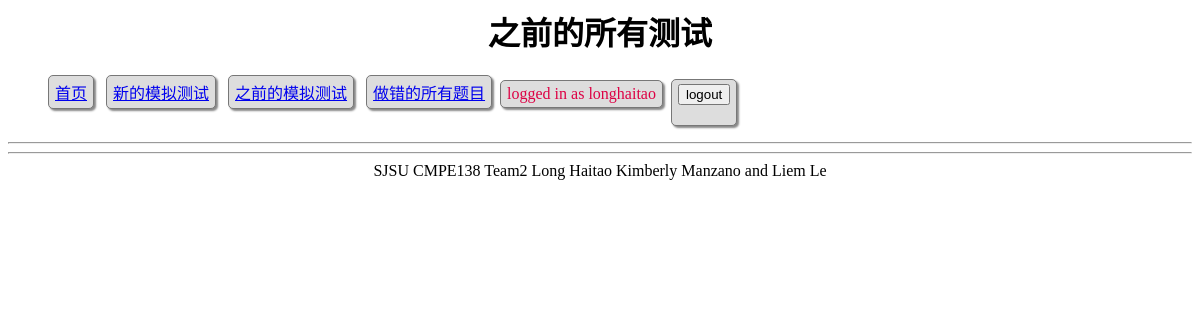
The app's page /user_view_all_tests.php (signed in), older data.
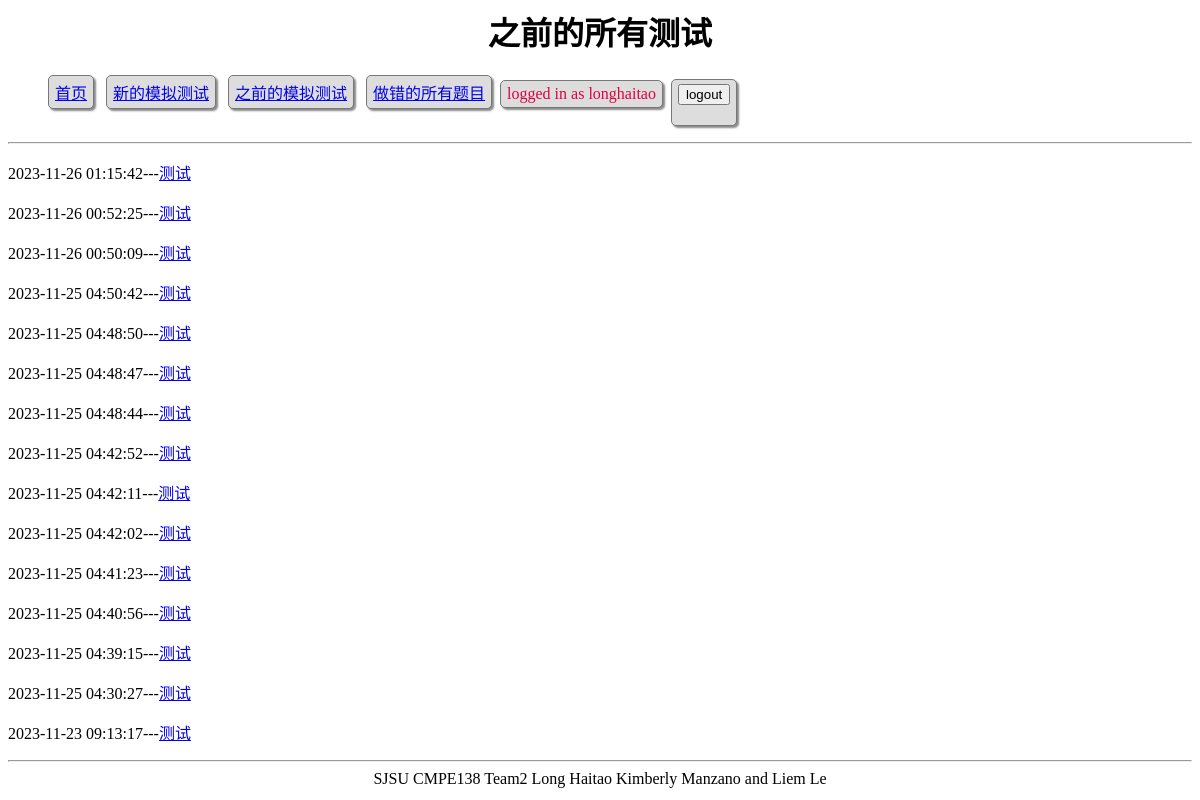
The same page, newer data.
### tables this page shows
CREATE TABLE `mock_tests` (
  `test_id` int(4) NOT NULL,
  `user_email` varchar(30) NOT NULL,
  `test_time` timestamp NOT NULL DEFAULT current_timestamp() ON UPDATE current_timestamp()
);

### include/config.php (called while the page is built, shortened)
<?php
include_once "Table.php";
include_once "Logger.php";
$host = "localhost";
$username = "root";
$password = "";
$database = "DMVhelper";
$OPTION_USER_VIEW_ALL_TESTS = 'order by test_time desc';
$log = new Logger('log/', LogLevel::INFO);
try {
    $pdo = new PDO("mysql:host={$host};dbname={$database};charset=utf8",
                   $username,
                   $password);
} catch (PDOException $e) {
    echo $e->getMessage();
    $log->error($e->getMessage());
}
$table_mock_tests = new Table($pdo, $log, 'mock_tests', 'test_id');

### include/Table.php (called while the page is built, shortened)
<?php
include_once "Logger.php";
class Table {
    private $pdo;
    private $log;
    public function __construct(PDO $pdo, Logger $log, string $table, string $primaryKey='') {
        $this->pdo = $pdo;
        $this->log = $log;
    }
    public function select($sql) {
        $stmt = $this->action($sql);
        return $stmt->fetchAll();
    }
    private function action($sql) {
        try {
            $this->log->info(($_SESSION['email'] ?? 'Anonymous').', '.basename($_SERVER['SCRIPT_FILENAME']).', '.$sql);
            $stmt = $this->pdo->query($sql);
        } catch (PDOException $e) {
            $this->log->error($e->getMessage());
            echo $e->getMessage();
        }
        return $stmt;
    }
}

### include/Logger.php (called while the page is built, shortened)
<?php
class Logger extends AbstractLogger
{
    protected $options = array (
        'extension'      => 'txt',
        'dateFormat'     => 'Y-m-d G:i:s.u',
        'filename'       => false,
        'flushFrequency' => false,
        'prefix'         => 'log_',
        'logFormat'      => false,
        'appendContext'  => true,
    );
    private $logFilePath;
    protected $logLevels = array(
        LogLevel::EMERGENCY => 0,
        LogLevel::ALERT     => 1,
        LogLevel::CRITICAL  => 2,
        LogLevel::ERROR     => 3,
        LogLevel::WARNING   => 4,
        LogLevel::NOTICE    => 5,
        LogLevel::INFO      => 6,
        LogLevel::DEBUG     => 7
    );
    public function __construct($logDirectory, $logLevelThreshold = LogLevel::DEBUG, array $options = array())
    {
        $this->logLevelThreshold = $logLevelThreshold;
        $this->options = array_merge($this->options, $options);
    }
    public function setLogFilePath($logDirectory) {
        if ($this->options['filename']) {
            if (strpos($this->options['filename'], '.log') !== false || strpos($this->options['filename'], '.txt') !== false) {
                $this->logFilePath = $logDirectory.DIRECTORY_SEPARATOR.$this->options['filename'];
            }
            else {
                $this->logFilePath = $logDirectory.DIRECTORY_SEPARATOR.$this->options['filename'].'.'.$this->options['extension'];
            }
        } else {
            $this->logFilePath = $logDirectory.DIRECTORY_SEPARATOR.$this->options['prefix'].date('Y-m-d').'.'.$this->options['extension'];
        }
    }
    public function setFileHandle($writeMode) {
        $this->fileHandle = fopen($this->logFilePath, $writeMode);
    }
    public function log($level, $message, array $context = array())
    {
        $message = $this->formatMessage($level, $message, $context);
    }
    protected function formatMessage($level, $message, $context)
    {
        if ($this->options['logFormat']) {
            $parts = array(
                'date'          => $this->getTimestamp(),
                'level'         => strtoupper($level),
                'level-padding' => str_repeat(' ', 9 - strlen($level)),
                'priority'      => $this->logLevels[$level],
                'message'       => $message,
                'context'       => json_encode($context),
            );
            $message = $this->options['logFormat'];
            foreach ($parts as $part => $value) {
                $message = str_replace('{'.$part.'}', $value, $message);
            }
        } else {
            $message = "[{$this->getTimestamp()}] [{$level}] {$message}";
        }
        return $message.PHP_EOL;
    }
    private function getTimestamp()
    {
        $originalTime = microtime(true);
        $micro = sprintf("%06d", ($originalTime - floor($originalTime)) * 1000000);
        $date = new DateTime(date('Y-m-d H:i:s.'.$micro, (int)$originalTime));
        return $date->format($this->options['dateFormat']);
    }
}

### user_view_all_tests.php (the view, shortened to what this page needs)
<?php include('include/config.php') ?>
<html>
    <head>
        <link href="css/style.css" rel="stylesheet" type="text/css">
    </head>
    <body>
    <div class="center-text"><h1>之前的所有测试</h1></div>
    <?php include('include/login.php') ?>
    <hr>
<?php
$sql = "SELECT * FROM mock_tests
        WHERE user_email = '{$_SESSION['email']}' {$OPTION_USER_VIEW_ALL_TESTS}";
$results = $table_mock_tests->select($sql);
foreach ($results as $row) {
    $test_time = $row['test_time'];
    $test_id = $row['test_id'];
    echo <<< _END
        <p>$test_time---<a href="user_view_one_test.php?test_id=$test_id">测试</a></p>
    _END;
}
?>
    <hr>
    <?php include('include/footer.php') ?>
    </body>
</html>

### include/login.php (shortened to what this page needs)
<html>
	<head>
		<link href="css/style.css" rel="stylesheet" type="text/css">
		<link href="css/login.css" rel="stylesheet">
	</head>
	<?php
	if(isset($_SESSION['email'])) {
		echo <<< _END
			<ul class = 'menu'>
			<li><a href="index.php">首页</a></li>
			<li><a href="user_mock_test.php">新的模拟测试</a></li>
			<li><a href="user_view_all_tests.php">之前的模拟测试</a></li>
			<li><a href="user_view_all_wrong_questions.php">做错的所有题目</a></li>
		_END;
		echo <<< _END
		<li >logged in as  {$_SESSION['email']}</li>
		_END;
		echo <<< _END
		<li>
		<form method="post">
		<input type="hidden" name="logout" value="true"/>
		<input type="submit" value="logout"/>
		</form>
		</li>
		_END;
		echo <<< _END
			</ul>
		_END;
	}
	else {
		echo <<< _END
		<button onclick="document.getElementById('id01').style.display='block'">Login</button>
		<button onclick="document.getElementById('id02').style.display='block'">Register</button>
		_END;
	}
?>
</html>

### include/footer.php
<div class="center-text">
    SJSU CMPE138 Team2 Long Haitao Kimberly Manzano and Liem Le
</div>

### css/style.css (style rules this page uses)
.center-text { text-align: center; }
.menu li, .button { display: inline-block; padding: 4px 6px; border: 1px solid #777; background: #ddd; color: #d04; margin-right: 8px; border-radius: 5px; -moz-box-shadow: 2px 2px 2px #888; -webkit-box-shadow: 2px 2px 2px #888; box-shadow: 2px 2px 2px #888; }

Row changes from the older to the newer data that the page shows:
added mock_tests: test_time "2023-11-26 01:15:42"
added mock_tests: test_time "2023-11-26 00:52:25"
added mock_tests: test_time "2023-11-26 00:50:09"
added mock_tests: test_time "2023-11-25 04:50:42"
added mock_tests: test_time "2023-11-25 04:48:50"
added mock_tests: test_time "2023-11-25 04:48:47"
added mock_tests: test_time "2023-11-25 04:48:44"
added mock_tests: test_time "2023-11-25 04:42:52"
added mock_tests: test_time "2023-11-25 04:42:11"
added mock_tests: test_time "2023-11-25 04:42:02"
added mock_tests: test_time "2023-11-25 04:41:23"
added mock_tests: test_time "2023-11-25 04:40:56"
added mock_tests: test_time "2023-11-25 04:39:15"
added mock_tests: test_time "2023-11-25 04:30:27"
added mock_tests: test_time "2023-11-23 09:13:17"
